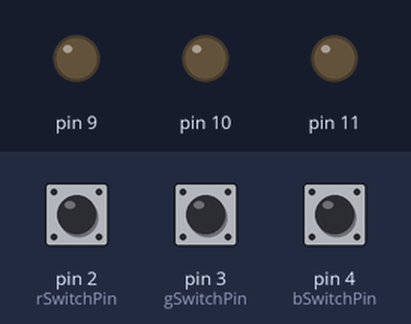
Simulated run of this sketch. Board: Arduino Uno, built with avr-gcc and run on an emulated ATmega328P. Parts: output pins drawn as LEDs (lit = HIGH). Inputs (shaded band) come from the test bench; at power-on: pin 2 (rSwitchPin) LOW, pin 3 (gSwitchPin) LOW, pin 4 (bSwitchPin) LOW.

Above: at 1.2 s.
1.3 s: pin 2 (rSwitchPin) pulled HIGH for 1 s
At 2.9 s:
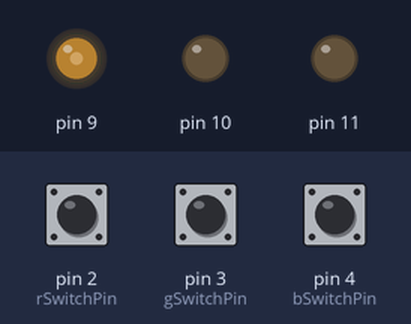
3.8 s: pin 3 (gSwitchPin) pulled HIGH for 3.2 s
8.5 s: pin 4 (bSwitchPin) pulled HIGH for 0.15 s
At 9.8 s:
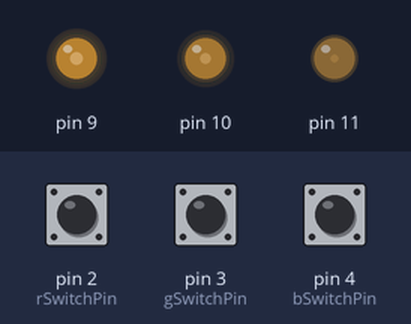
10.1 s: pin 3 (gSwitchPin) pulled HIGH for 0.15 s
At 10.9 s:
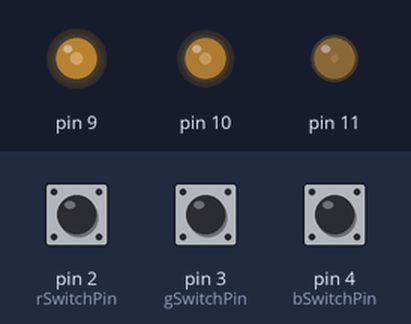
11.7 s: pin 4 (bSwitchPin) pulled HIGH for 1 s
At 13.3 s:
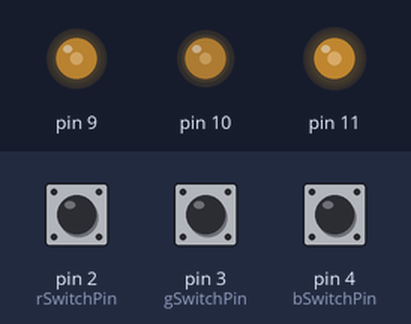
14.2 s: pin 2 (rSwitchPin) pulled HIGH for 3.2 s
Timing chart, 0 to 18.9 s (numbered marks = the images above; inputs shaded):
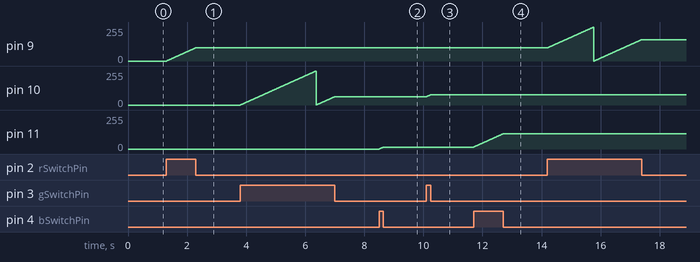

The sketch:

RGBLEDWithButton.ino
```cpp
int rSwitchPin = 2;
int gSwitchPin = 3;
int bSwitchPin = 4;
int r = 0;
int g = 0;
int b = 0;

void setup()
{
	pinMode(rSwitchPin, INPUT);
    pinMode(gSwitchPin, INPUT);
    pinMode(bSwitchPin, INPUT);
}

void loop()
{
	if (digitalRead(rSwitchPin) == HIGH) {
        ++r;
        if (r > 255) {
            r = 0;
        }
    }

    if (digitalRead(gSwitchPin) == HIGH) {
        ++g;
        if (g > 255) {
            g = 0;
        }
    }

    if (digitalRead(bSwitchPin) == HIGH) {
        ++b;
        if (b > 255) {
            b = 0;
        }
    }

    analogWrite(9, r);
    analogWrite(10, g);
    analogWrite(11, b);
    delay(10);
}
```

Measured:
- after the input at 1.3 s, pin 9: moves from 0/255 to 99/255 over 0.98 s, starting at once
- after the input at 8.5 s, pin 11: moves from 0/255 to 15/255 over 0.14 s, starting at once
- after the input at 10.1 s, pin 10: moves from 62/255 to 77/255 over 0.14 s, starting at once
- after the input at 11.7 s, pin 11: moves from 15/255 to 114/255 over 0.98 s, starting at once
